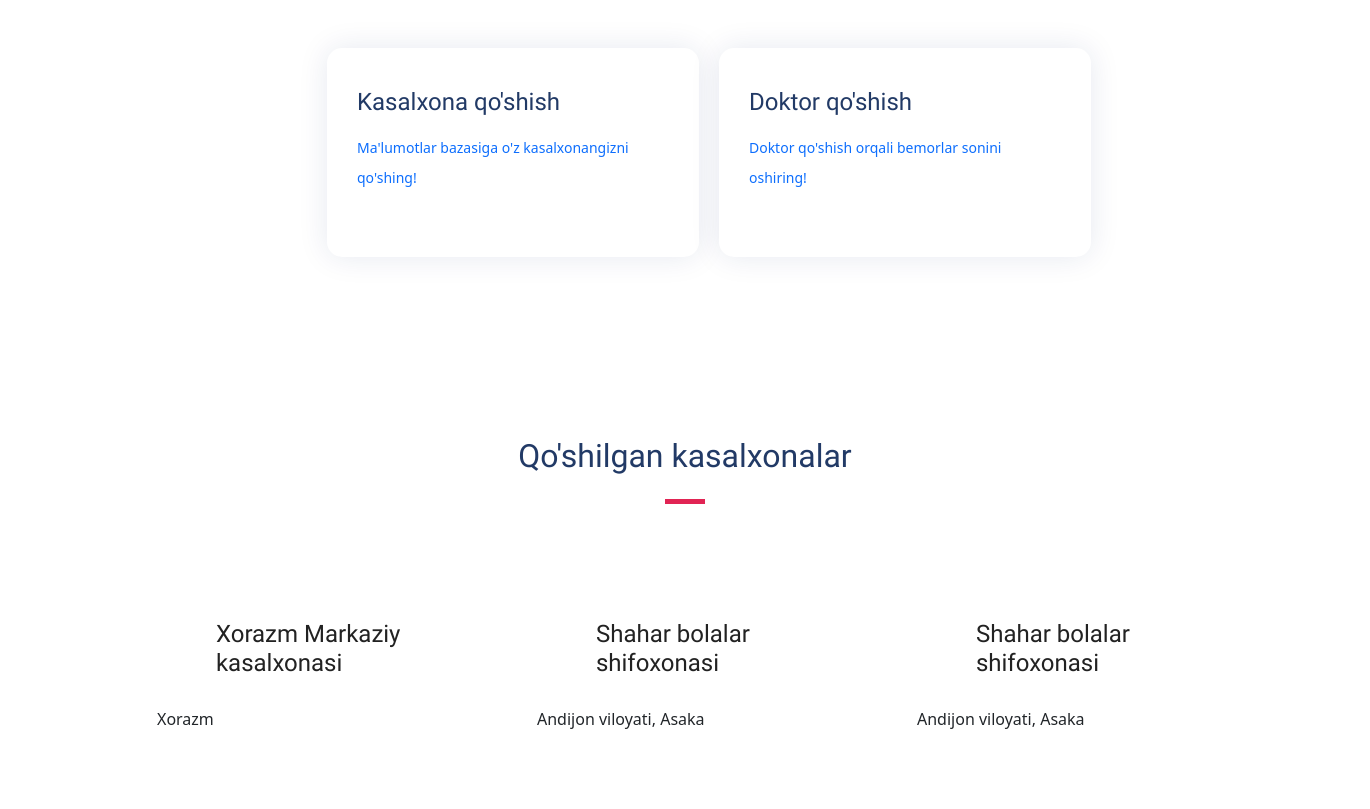
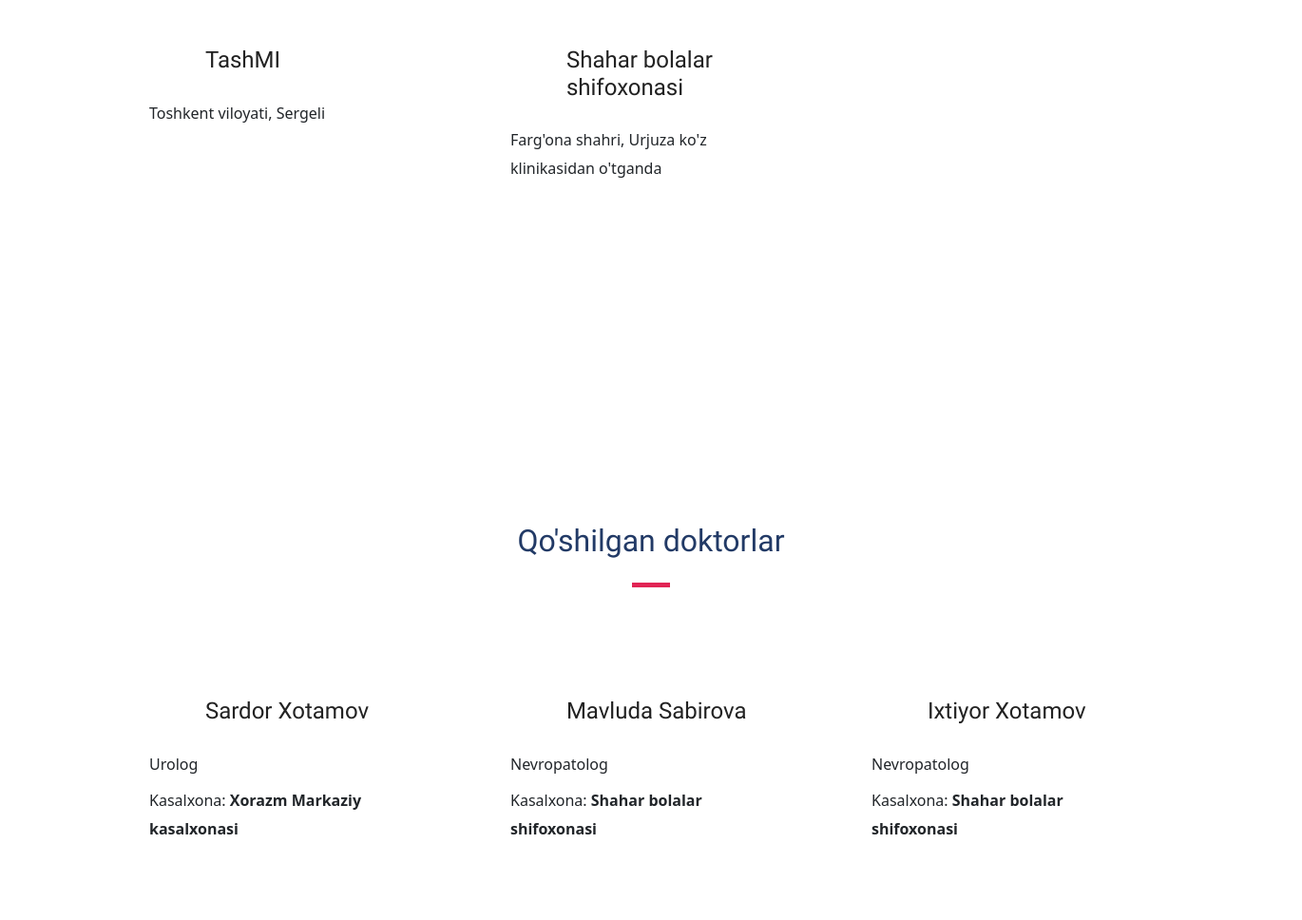
/organizations/ (signed in), run on the app's committed database (2 pictures, top to bottom).
### hospital/models.py (models this page shows, shortened)
class Hospital(models.Model):
    city = models.ForeignKey(City, on_delete=models.CASCADE)
    name = models.CharField(max_length=50)
    slug = models.SlugField(blank=True, null=True)
    description = RichTextField()
    address = models.CharField(max_length=200)
    created_date = models.DateTimeField(auto_now_add=True)
    class Meta:
        verbose_name_plural = "Hospital"
    def __str__(self):
        return self.name

class Doctor(models.Model):
    username = models.CharField(max_length=30, unique=True)
    hospital = models.ForeignKey(Hospital, verbose_name='Kasalxonani tanlang:',on_delete=models.CASCADE)
    department = models.ForeignKey(Department, verbose_name="Doktor yo'nalishini tanlang:", on_delete=models.PROTECT)
    first_name = models.CharField('Ismi',max_length=50)
    last_name = models.CharField('Familiyasi',max_length=70)
    slug = models.SlugField(blank=True, null=True, max_length=100)
    description = models.TextField('Doktor haqida ma`lumot',max_length=400)
    preview_photo = CloudinaryField(blank=True)
    work_start_time = models.TimeField('Ishni boshlashnish vaqti')
    work_end_time = models.TimeField('Ishni tugash vaqti')
    sick_list = models.ManyToManyField(Account, blank=True, through='SickItem')
    created_date = models.DateTimeField(auto_now_add=True)
    last_login = models.DateTimeField(auto_now_add=True)
    class Meta:
        verbose_name_plural = "Doktor"

class Department(models.Model):
    name = models.CharField("Yo'nalish nomi",max_length=100)
    preview_photo = CloudinaryField()
    created_date = models.DateTimeField(auto_now_add=True)
    class Meta:
        verbose_name_plural = "Yo'nalish"

### base/views.py (the view)
# urls.py: path('organizations/',main_organization, name='organizations'),
def main_organization(request):
    if request.user.is_authenticated:
        hospitals = Hospital.objects.all().order_by('-created_date')
        doctors = Doctor.objects.all().order_by('-created_date')
    else:
        return redirect('login')
    context = {
        'hospitals':hospitals,
        'doctors':doctors
    }
    return render(request, 'main/organization_index.html', context)

### base/templates/main/organization_index.html
{% extends 'base.html' %}
{% block content %}
<section>
    <div class="container">
        <div class="row mt-5">
            <div class="col-md-12 offset-md-2">
                <div class="feature-block d-lg-flex">
                    <a href="{% url 'add-hospital' %}" class="feature-item mb-5 mb-lg-0" style="text-decoration: none;">
                        <h4 class="mb-3">Kasalxona qo'shish</h4>
                        <p class="mb-4">Ma'lumotlar bazasiga o'z kasalxonangizni qo'shing!</p>
                    </a>
                    <a href="{% url 'add-doctor' %}" class="feature-item mb-5 mb-lg-0" style="text-decoration: none;">
                        <h4 class="mb-3">Doktor qo'shish</h4>
                        <p class="mb-4">Doktor qo'shish orqali bemorlar sonini oshiring!</p>
                    </a>
                </div>
            </div>
        </div>
    </div>
</section>
<section class="section service">
	<div class="container">
		<div class="row justify-content-center">
			<div class="col-lg-7 text-center">
				<div class="section-title">
					<h2>Qo'shilgan kasalxonalar</h2>
					<div class="divider mx-auto my-4"></div>
				</div>
			</div>
		</div>
		<div class="row">
			{% for hospital in hospitals %}
				<div class="col-lg-4 col-md-6 col-sm-6">
					<div class="service-item mb-4">
						<div class="icon d-flex align-items-center">
							<i class="icofont-hospital text-lg"></i>
							<h4 class="mt-3 mb-3">{{ hospital.name }}</h4>
						</div>
						<div class="content">
							<p class="mb-4">{{ hospital.address|safe }}</p>
						</div>
					</div>
				</div>
			{% endfor %}
		</div>
	</div>
</section>
<section class="section service">
	<div class="container">
		<div class="row justify-content-center">
			<div class="col-lg-7 text-center">
				<div class="section-title">
					<h2>Qo'shilgan doktorlar</h2>
					<div class="divider mx-auto my-4"></div>
				</div>
			</div>
		</div>
		<div class="row">
			{% for doctor in doctors %}
				<div class="col-lg-4 col-md-6 col-sm-6">
					<div class="service-item mb-4">
						<div class="icon d-flex align-items-center">
							<i class="icofont-doctor text-lg"></i>
							<h4 class="mt-3 mb-3">{{ doctor.first_name }} {{ doctor.last_name }}</h4>
						</div>
						<div class="content">
							<p class="mb-2">{{ doctor.department.name }}</p>
							<p class="mb-4">Kasalxona: <b>{{ doctor.hospital|safe }}</b></p>
						</div>
					</div>
				</div>
			{% endfor %}
		</div>
	</div>
</section>
{% endblock content %}

### static/css/style.css (style rules this page uses)
html { overflow-x: hidden; }
body { line-height: 1.6; font-family: "Roboto", sans-serif; -webkit-font-smoothing: antialiased; font-size: 16px; color: #6F8BA4; font-weight: 400; }
h1, .h1, h2, .h2, h3, .h3, h4, .h4, h5, .h5, h6, .h6 { font-family: "Exo", sans-serif; font-weight: 700; color: #222; }
h2, .h2 { font-size: 44px; }
h4, .h4 { font-size: 1.3rem; line-height: 30px; }
p { line-height: 30px; }
.section { padding: 100px 0; }
.text-lg { font-size: 3.75rem; }
a { color: #222; text-decoration: none; transition: all .35s ease; }
.section-title { margin-bottom: 70px; }
.section-title h2 { color: #223a66; }
.text-lg { font-size: 50px; }
.divider { width: 40px; height: 5px; background: #e12454; }
.feature-item { flex-basis: 33.33%; margin: 0px 10px; padding: 40px 30px; background-color: #fff; border-radius: 15px 15px 15px 15px; box-shadow: 0px 0px 30px 0px rgba(0, 42, 106, 0.1); }
.feature-item h4 { color: #223a66; }
.feature-item p { font-size: 14px; }
.service { padding-top: 180px; }
.service .service-item { background: #fff; padding: 30px; border-radius: 5px; }
.service .icon { float: left; margin-bottom: 10px; }
.service i { color: #e12454; }
.service h4 { padding-left: 20px; }
.service .content { clear: both; }

### data on the page
Hospital: name "Xorazm Markaziy kasalxonasi", address "Xorazm"
Hospital: name "Shahar bolalar shifoxonasi", address "Andijon viloyati, Asaka"
Hospital: name "Shahar bolalar shifoxonasi", address "Andijon viloyati, Asaka"
Hospital: name "TashMI", address "Toshkent viloyati, Sergeli"
Hospital: name "Shahar bolalar shifoxonasi", address "Farg'ona shahri, Urjuza ko'z klinikasidan o'tganda"
Doctor: first_name "Sardor", last_name "Xotamov", department.name "Urolog", hospital "Xorazm Markaziy kasalxonasi"
Doctor: first_name "Mavluda", last_name "Sabirova", department.name "Nevropatolog", hospital "Shahar bolalar shifoxonasi"
Doctor: first_name "Ixtiyor", last_name "Xotamov", department.name "Nevropatolog", hospital "Shahar bolalar shifoxonasi"
